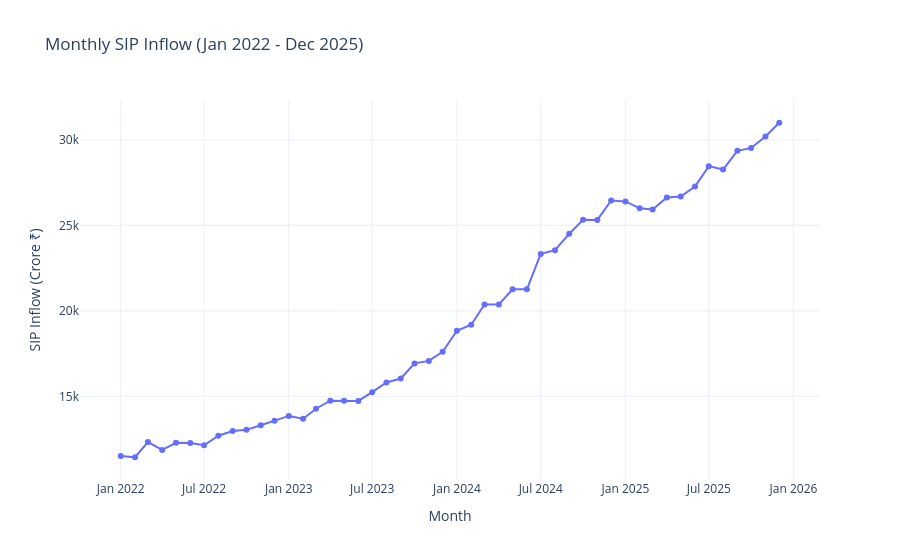

Source (notebook cell):
### Code cell
import plotly.express as px

fig = px.line(
    sip,
    x="month",
    y="sip_inflow_crore",
    markers=True,
    title="Monthly SIP Inflow (Jan 2022 - Dec 2025)"
)

fig.update_layout(
    template="plotly_white",
    xaxis_title="Month",
    yaxis_title="SIP Inflow (Crore ₹)"
)

fig.show()
